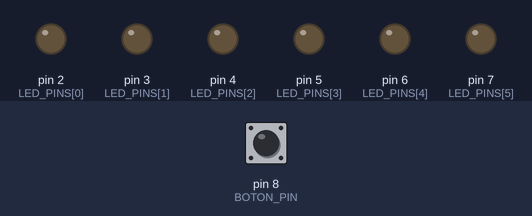
A sketch run on a simulated Arduino Uno, built with avr-gcc and run on an emulated ATmega328P. Shown: output pins drawn as LEDs (lit = HIGH). Inputs (shaded band) come from the test bench; at power-on: pin 8 (BOTON_PIN) LOW. Random numbers use the default seed unless the sketch sets one.

Above: at 1.2 s.
1.3 s: pin 8 (BOTON_PIN) pulled HIGH for 0.15 s
At 2.2 s:
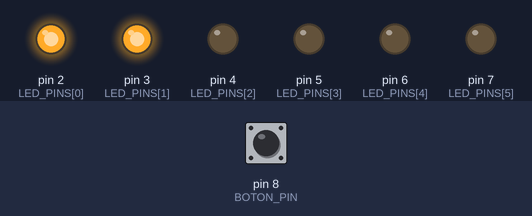
4.4 s: pin 8 (BOTON_PIN) pulled HIGH for 1 s
At 5.3 s:
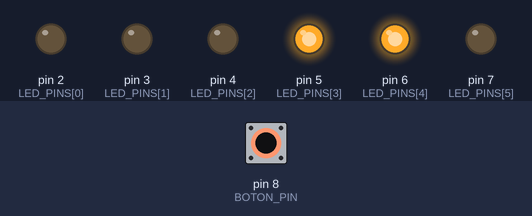
7.2 s: pin 8 (BOTON_PIN) pulled HIGH for 0.15 s
At 7.99 s:
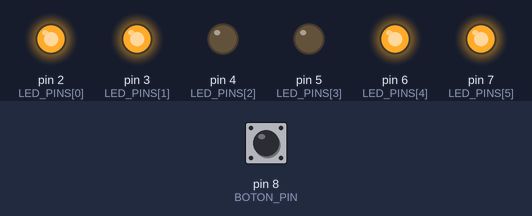
10.2 s: pin 8 (BOTON_PIN) pulled HIGH for 3.2 s
14.9 s: pin 8 (BOTON_PIN) pulled HIGH for 0.15 s
At 17.9 s:
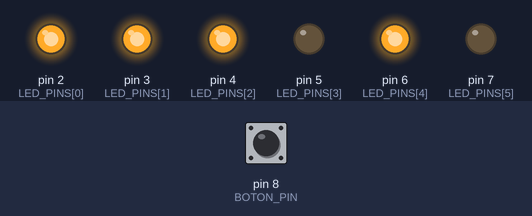
18.0 s: pin 8 (BOTON_PIN) pulled HIGH for 1 s
At 19.1 s:
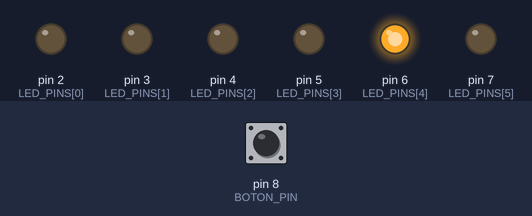
Timing chart, 0 to 21.0 s (numbered marks = the images above; inputs shaded):
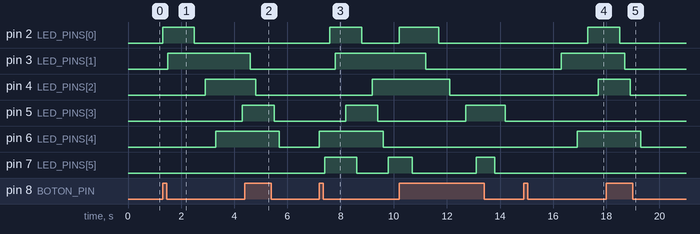

Measured:
- after the input at 1.3 s, pin 2 (LED_PINS[0]): LOW → HIGH at once, → LOW 1.2 s later; pin 3 (LED_PINS[1]): LOW → HIGH after 0.20 s; pin 4 (LED_PINS[2]): LOW → HIGH after 1.6 s; pin 5 (LED_PINS[3]): LOW → HIGH after 3.0 s; pin 6 (LED_PINS[4]): LOW → HIGH after 2.0 s
- after the input at 4.4 s, pin 3 (LED_PINS[1]): HIGH → LOW after 0.20 s; pin 6 (LED_PINS[4]): HIGH → LOW after 1.3 s
- after the input at 7.2 s, pin 2 (LED_PINS[0]): LOW → HIGH after 0.40 s, → LOW 1.2 s later; pin 3 (LED_PINS[1]): LOW → HIGH after 0.60 s; pin 4 (LED_PINS[2]): LOW → HIGH after 2.0 s; pin 5 (LED_PINS[3]): LOW → HIGH after 1.0 s, → LOW 1.2 s later; pin 6 (LED_PINS[4]): LOW → HIGH at once, → LOW 2.4 s later
- after the input at 14.9 s, pin 2 (LED_PINS[0]): LOW → HIGH after 2.4 s; pin 3 (LED_PINS[1]): LOW → HIGH after 1.4 s; pin 4 (LED_PINS[2]): LOW → HIGH after 2.8 s; pin 6 (LED_PINS[4]): LOW → HIGH after 2.0 s
- after the input at 18.0 s, pin 4 (LED_PINS[2]): HIGH → LOW after 0.90 s

The sketch:

APE_2.ino
```cpp
// Definir pines
const int LED_PINS[] = {2, 3, 4, 5, 6, 7};  // Pines de los LEDs
const int BOTON_PIN = 8;  // Pin del botón
int patronActual = 0;  // Patrón actual

// Variables de tiempo
unsigned long tiempoAnterior = 0;
const long intervaloSecuencia = 200;  // Intervalo de tiempo para la secuencia
const long intervaloBoton = 500;     // Intervalo de tiempo para evitar lecturas múltiples del botón

void setup() {
  // Configurar los pines de los LEDs como salida
  for (int i = 0; i < 6; i++) {
    pinMode(LED_PINS[i], OUTPUT);
  }
  // Configurar el pin del botón como entrada
  pinMode(BOTON_PIN, INPUT);
}

void loop() {
  leerBoton();

  switch (patronActual) {
    case 0:
      patronSecuencia();
      break;
    case 1:
      patronPersecucion();
      break;
    case 2:
      patronParpadeo();
      break;
    case 3:
      patronAleatorio();
      break;
    case 4:
      patronOnda();
      break;
    default:
      break;
  }
}

// Función para leer el botón y cambiar el patrón aleatorio
void leerBoton() {
  if (digitalRead(BOTON_PIN) == HIGH && (millis() - tiempoAnterior) > intervaloBoton) {
    patronActual = random(0, 5);  // Generar un número aleatorio entre 0 y 4
    tiempoAnterior = millis();  // Actualizar el tiempo anterior
  }
}

// Función del patrón de secuencia (luces consecutivas de izquierda a derecha)
void patronSecuencia() {
  static unsigned long lastTime = 0;
  static int ledIndex = 0;

  if (millis() - lastTime >= intervaloSecuencia) {
    digitalWrite(LED_PINS[ledIndex], HIGH);  // Enciende el LED en el pin actual
    digitalWrite(LED_PINS[ledIndex], LOW);   // Apaga el LED
    ledIndex = (ledIndex + 1) % 6;  // Pasar al siguiente LED, ciclo de 0 a 5
    lastTime = millis();  // Actualizar el tiempo de la última acción
  }
}

// Función de persecución (luces en persecución de derecha a izquierda)
void patronPersecucion() {
  static unsigned long lastTime = 0;
  static int ledIndex = 5;

  if (millis() - lastTime >= intervaloSecuencia) {
    digitalWrite(LED_PINS[ledIndex], HIGH);  // Enciende el LED en el pin actual
    digitalWrite(LED_PINS[ledIndex], LOW);   // Apaga el LED
    ledIndex = (ledIndex - 1 + 6) % 6;  // Pasar al LED anterior, ciclo de 5 a 0
    lastTime = millis();  // Actualizar el tiempo de la última acción
  }
}

// Función de parpadeo (luces que parpadean al azar)
void patronParpadeo() {
  static unsigned long lastTime = 0;
  static int ledIndex = 0;

  if (millis() - lastTime >= intervaloSecuencia) {
    int estado = random(0, 2);  // Genera un valor aleatorio 0 o 1
    digitalWrite(LED_PINS[ledIndex], estado);  // Enciende o apaga el LED
    ledIndex = (ledIndex + 1) % 6;  // Pasar al siguiente LED
    lastTime = millis();  // Actualizar el tiempo de la última acción
  }
}

// Función aleatoria (luces que encienden de forma aleatoria)
void patronAleatorio() {
  static unsigned long lastTime = 0;
  static int ledIndex = 0;

  if (millis() - lastTime >= intervaloSecuencia) {
    int estado = random(0, 2);  // Genera un valor aleatorio 0 o 1
    digitalWrite(LED_PINS[ledIndex], estado);  // Enciende o apaga el LED
    ledIndex = (ledIndex + 1) % 6;  // Pasar al siguiente LED
    lastTime = millis();  // Actualizar el tiempo de la última acción
  }
}

// Función de onda (luces que se encienden y apagan de forma onda)
void patronOnda() {
  static unsigned long lastTime = 0;
  static int ledIndex = 0;
  static bool direccion = true; // Indica la dirección de la onda (true = izquierda a derecha, false = derecha a izquierda)

  if (millis() - lastTime >= intervaloSecuencia) {
    digitalWrite(LED_PINS[ledIndex], HIGH);  // Enciende el LED
    digitalWrite(LED_PINS[ledIndex], LOW);   // Apaga el LED

    if (direccion) {
      ledIndex++;
      if (ledIndex == 6) {
        direccion = false;
        ledIndex = 5;
      }
    } else {
      ledIndex--;
      if (ledIndex == -1) {
        direccion = true;
        ledIndex = 0;
      }
    }

    lastTime = millis();  // Actualizar el tiempo
  }
}
```
